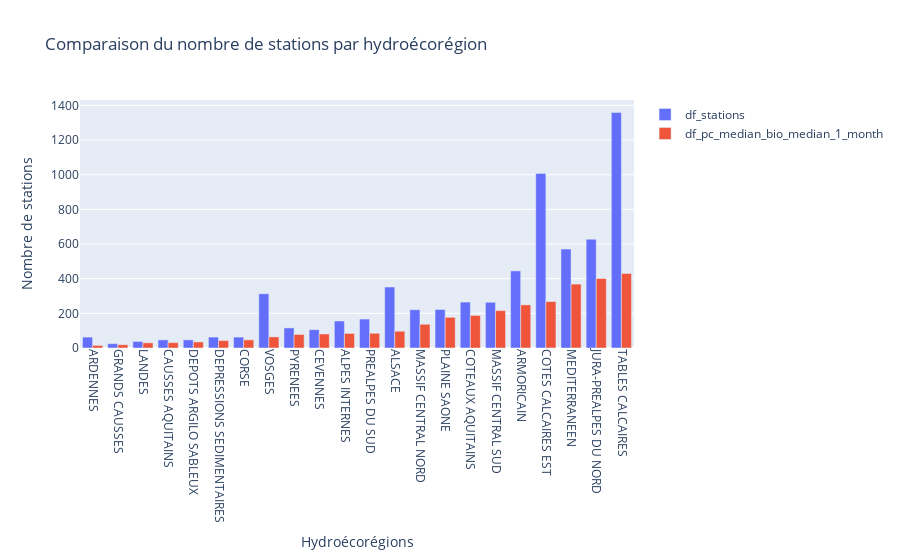

Notebook source saved alongside this figure:
### Code cell
# Affichage du nombre de stations par hydroécorégion dans les 2 dataframes
comparison_sorted = comparison.sort_values('count_df_pc_median', ascending=True)

fig = go.Figure(data=[
    go.Bar(x=comparison_sorted['NomHER1'], y=comparison_sorted['count_df_stations'], name='df_stations'),
    go.Bar(x=comparison_sorted['NomHER1'], y=comparison_sorted['count_df_pc_median'], name='df_pc_median_bio_median_1_month')
])
fig.update_layout(title="Comparaison du nombre de stations par hydroécorégion", xaxis_title="Hydroécorégions", yaxis_title="Nombre de stations", barmode='group',  xaxis=dict(tickangle=90))
fig.show()

### Figure 1 — Plotly figure (JSON) as saved in the notebook; plotly's stock layout.template omitted (floating-point values rounded to 4 significant figures)
{"data": [{"name": "df_stations", "type": "bar", "x": ["ARDENNES", "GRANDS CAUSSES", "LANDES", "CAUSSES AQUITAINS", "DEPOTS ARGILO SABLEUX", "DEPRESSIONS SEDIMENTAIRES", "CORSE", "VOSGES", "PYRENEES", "CEVENNES", "ALPES INTERNES", "PREALPES DU SUD", "ALSACE", "MASSIF CENTRAL NORD", "PLAINE SAONE", "COTEAUX AQUITAINS", "MASSIF CENTRAL SUD", "ARMORICAIN", "COTES CALCAIRES EST", "MEDITERRANEEN", "JURA-PREALPES DU NORD", "TABLES CALCAIRES"], "y": [63, 25, 38, 47, 47, 63, 63, 313, 116, 106, 156, 167, 352, 221, 222, 265, 264, 445, 1008, 571, 628, 1360]}, {"name": "df_pc_median_bio_median_1_month", "type": "bar", "x": ["ARDENNES", "GRANDS CAUSSES", "LANDES", "CAUSSES AQUITAINS", "DEPOTS ARGILO SABLEUX", "DEPRESSIONS SEDIMENTAIRES", "CORSE", "VOSGES", "PYRENEES", "CEVENNES", "ALPES INTERNES", "PREALPES DU SUD", "ALSACE", "MASSIF CENTRAL NORD", "PLAINE SAONE", "COTEAUX AQUITAINS", "MASSIF CENTRAL SUD", "ARMORICAIN", "COTES CALCAIRES EST", "MEDITERRANEEN", "JURA-PREALPES DU NORD", "TABLES CALCAIRES"], "y": [15, 19, 30, 31, 35, 43, 47, 64, 78, 81, 84, 85, 97, 137, 177, 188, 216, 249, 268, 369, 401, 430]}], "layout": {"barmode": "group", "title": {"text": "Comparaison du nombre de stations par hydroécorégion"}, "xaxis": {"tickangle": 90, "title": {"text": "Hydroécorégions"}}, "yaxis": {"title": {"text": "Nombre de stations"}}}}
